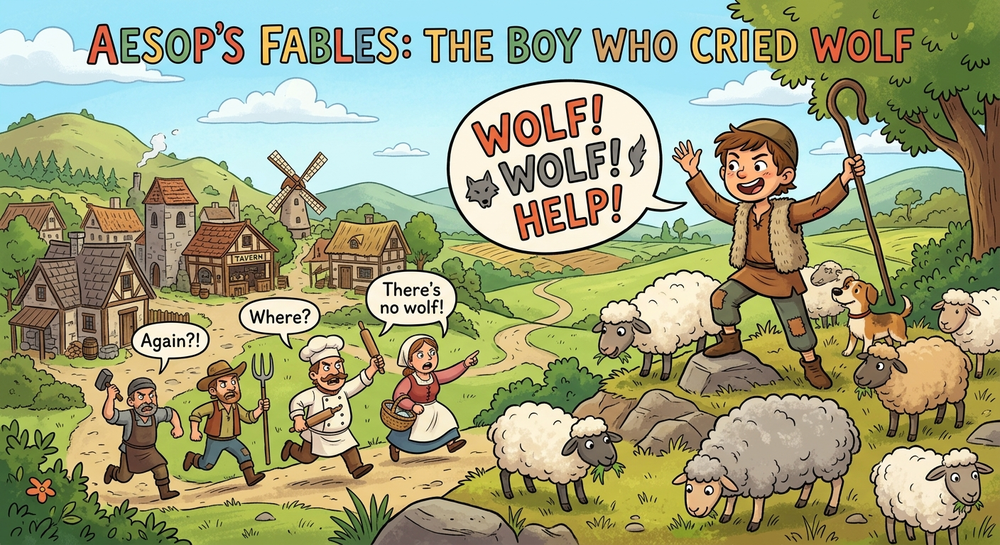
#> input picture slides/figures/aesop_wolf.png, 1000 x 545 px, shrunk from 1408 x 768 before the run
$ python gen_aesop.py
#> lines starting #> are read from the running program, lines starting #| are printed output that depends on the picture
"""Crop the AI-generated Aesop image: remove the title bar at the top.
Input:  slides/figures/aesop_wolf.png
Output: slides/figures/aesop_wolf.png  (overwritten in place)
Run once after dropping the source image into slides/figures/.
"""
from PIL import Image
import os

PATH = os.path.join(os.path.dirname(__file__), "..", "slides", "figures", "aesop_wolf.png")

img = Image.open(PATH)
#> img is the input picture: PIL image 1000x545 RGB; mean R, G, B 157.5, 160.8, 123.8
w, h = img.size
#> w = 1000; h = 545
# Title bar occupies roughly the top 13 % of the image
crop_top = int(h * 0.13)
#> crop_top = 70
cropped = img.crop((0, crop_top, w, h))
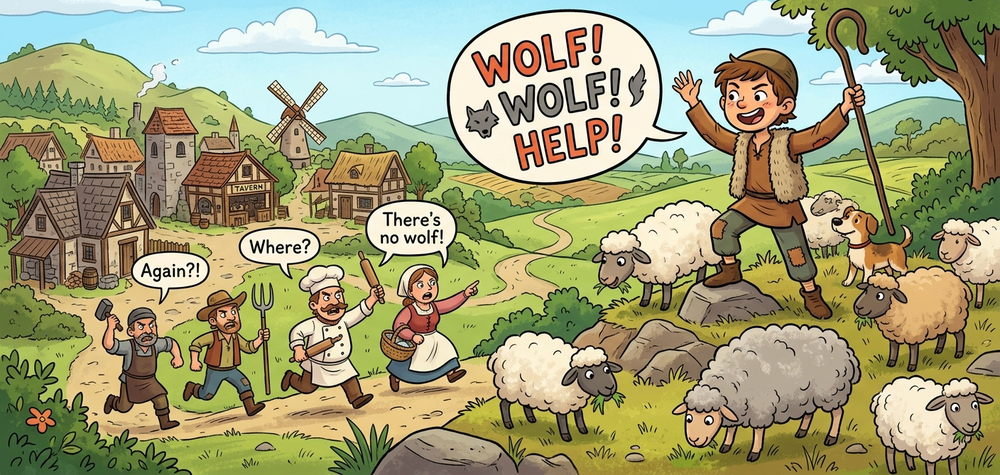
#> cropped: PIL image 1000x475 RGB; mean R, G, B 159.3, 158.3, 118
cropped.save(PATH)
print(f"Cropped {PATH}  ({w}x{h} → {w}x{h - crop_top})")
#| Cropped tools/../slides/figures/aesop_wolf.png  (1000x545 → 1000x475)
